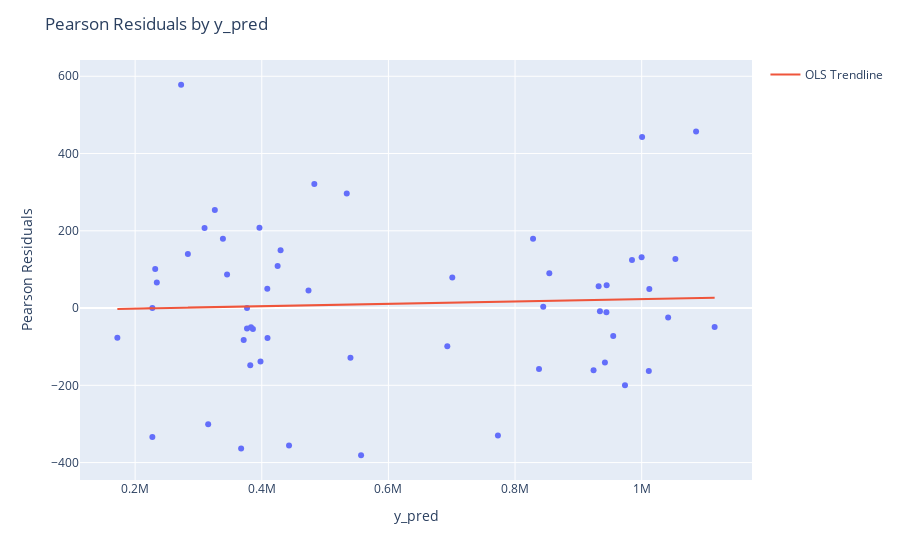

Notebook source saved alongside this figure:
### Code cell
plot_by(testdf, 'Pearson Residuals', 'y_pred')
